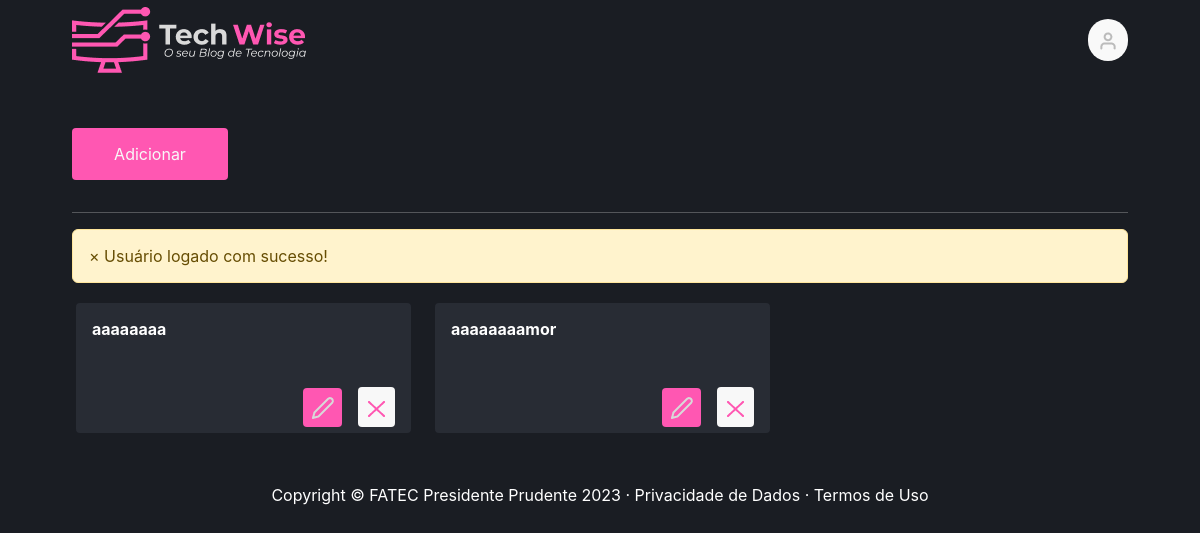
The app's page /category/index (signed in), older data.
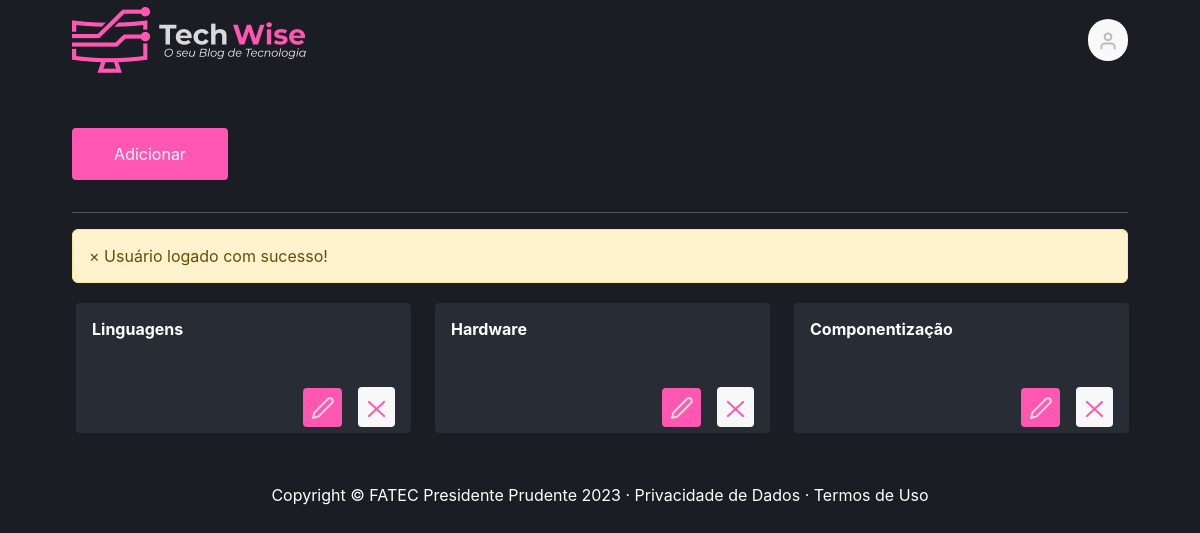
The same page, newer data.
### tables this page shows
CREATE TABLE `category` (
  `idCategory` int(11) NOT NULL,
  `name` varchar(150) NOT NULL
);

### App/Controllers/CategoryController.php (called while the page is built, shortened)
<?php
class CategoryController extends Controller
{
    public function index()
    {
        $categoryDao = new CategoryDAO();
        self::setViewParam('listCategory', $categoryDao->listar());
        $this->render('/category/index');
    }
}

### index.php (called while the page is built, shortened)
<?php
try {
    $app = new App();
    $app->run();
}catch (\Exception $e){
    $oError = new Erro($e);
    $oError->render();
}

### App/Lib/Sessao.php (called while the page is built, shortened)
<?php
class Sessao
{
    public static function retornaMensagem(){
        return (isset($_SESSION['mensagem'])) ? $_SESSION['mensagem'] : "";
    }
}

### App/Models/DAO/BaseDAO.php (called while the page is built, shortened)
<?php
abstract class BaseDAO
{
    private $conexao;
    public function __construct()
    {
        $this->conexao = Conexao::getConnection();
    }
    public function select($sql)
    {
        if(!empty($sql))
        {
            return $this->conexao->query($sql);
        }
    }
}

### App/Lib/Conexao.php (called while the page is built, shortened)
<?php
class Conexao
{
    public static function getConnection() {
        $pdoConfig  = DB_DRIVER . ":". "host=" . DB_HOST . ";";
        $pdoConfig .= "dbname=".DB_NAME.";";
        try {
            if(!isset($conn)){
                $conn =  new PDO($pdoConfig, DB_USER, DB_PASSWORD);
                $conn->setAttribute(PDO::ATTR_ERRMODE, PDO::ERRMODE_EXCEPTION);
            }
            return $conn;
        } catch (PDOException $e) {
            throw new Exception("Erro de conexão com o banco de dados. ($e)",500);
        }
    }
}

### App/Models/DAO/CategoryDAO.php (called while the page is built, shortened)
<?php
class CategoryDAO extends BaseDAO
{
    public function listar ()
    {
        $resultado = $this->select("SELECT * FROM category");
        return $resultado->fetchAll(\PDO::FETCH_CLASS, Category::class);
    }
    }

### App/Models/Entidades/Category.php (called while the page is built, shortened)
<?php
class Category
{
    private int $idCategory;
    private string $name;
	public function getIdCategory(): int {
		return $this->idCategory;
	}
	public function getName(): string {
		return $this->name;
	}
}

### App/Views/category/index.php (the view)
<div class="container">
    <div class="row">
        <br />
        <div class="col-md-2 mt-5">
            <a href="http://<?php echo APP_HOST; ?>/category/cadastro" class="buttonSubmit"><span class="glyphicon glyphicon-plus" aria-hidden="true"></span> Adicionar</a>
        </div>
        <div class="col-md-12">
            <hr>
            <?php if ($Sessao::retornaMensagem()) { ?>
                <div class="alert alert-warning" role="alert">
                    <a href="" class="close" data-dismiss="alert" aria-label="close">&times;</a>
                    <?= $Sessao::retornaMensagem() ?>
                    <br>
                </div>
            <?php } ?>
            <?php if (!count($viewVar['listCategory'])) { ?>
                <div class="alert alert-info" role="alert">Nenhum fornecedor encontrado</div>
            <?php } else { ?>
                <?php foreach ($viewVar['listCategory'] as $category) { ?>
                <div class="containerCategory">
                    <div class="col-md-3 m-1 card-category">
                        <strong><?= $category->getName() ?></strong>
                        <div class="d-flex justify-content-end gap-3 align-items-end mt-5">
                            <a href="http://<?= APP_HOST ?>/category/edicao/<?= $category->getIdCategory() ?>" class="editar">
                                <img src="http://<?php echo APP_HOST; ?>/public/icons/pencil.png" alt="editar" />
                            </a>
                            <a href="http://<?= APP_HOST ?>/category/exclusao/<?= $category->getIdCategory() ?>" class="excluir">
                                <img src="http://<?php echo APP_HOST; ?>/public/icons/x.png" alt="apagar" />
                            </a>
                        </div>
                    </div>
                    <?php } ?>
            <?php } ?>
                </div>
        </div>
    </div>
</div>

### App/App.php (shortened to what this page needs)
<?php
class App
{
    private $controller;
    private $action;
    private $params;
    public  $controllerName;
    public function getControllerName()
    {
        return $this->controllerName;
    }
    public function run()
    {
        if ($this->controller) {
            $this->controllerName = ucwords($this->controller) . 'Controller';
            $this->controllerName = preg_replace('/[^a-zA-Z]/i', '', $this->controllerName);
        } else {
            $this->controllerName = "UserController";
        }
        $this->action           = preg_replace('/[^a-zA-Z]/i', '', $this->action);
        $objetoController = new $nomeClasse($this);
        if (method_exists($objetoController, $this->action)) {
            $objetoController->{$this->action}($this->params);
            return;
        } else if (!$this->action && method_exists($objetoController, 'index')) {
            $objetoController->index($this->params);
            return;
        } else {
            throw new Exception("Nosso suporte já esta verificando desculpe!", 500);
        }
        throw new Exception("Página não encontrada.", 404);
    }
    public function url () {
        if ( isset( $_GET['url'] ) ) {
            $path = $_GET['url'];
            $path = rtrim($path, '/');
            $path = filter_var($path, FILTER_SANITIZE_URL);
            $path = explode('/', $path);
            $this->controller  = $this->verificaArray( $path, 0 );
            $this->action      = $this->verificaArray( $path, 1 );
        }
    }
    private function verificaArray ( $array, $key ) {
        if ( isset( $array[ $key ] ) && !empty( $array[ $key ] ) ) {
            return $array[ $key ];
        }
        return null;
    }
}

### App/Controllers/Controller.php (shortened to what this page needs)
<?php
abstract class Controller
{
    private $viewVar;
    public function render($view)
    {
        $viewVar = $this->getViewVar();
        if ($view != "/user/login"  && $view != "/user/cadastro") {
            require_once PATH . '/App/Views/layouts/header.php';
            require_once PATH . '/App/Views/layouts/menu.php';
            require_once PATH . '/App/Views/' . $view . '.php';
            require_once PATH . '/App/Views/layouts/footer.php';
        }else {
            require_once PATH . '/App/Views/layouts/header.php';
            require_once PATH . '/App/Views/' . $view . '.php';
        }
    }
    public function getViewVar()
    {
        return $this->viewVar;
    }
    public function setViewParam($varName, $varValue)
    {
        if ($varName != "" && $varValue != "") {
            $this->viewVar[$varName] = $varValue;
        }
    }
}

### App/Views/layouts/header.php (shortened to what this page needs)
<!DOCTYPE html>
<html lang="pt">
<head>
    <link href="https://cdn.jsdelivr.net/npm/bootstrap@5.3.0-alpha2/dist/css/bootstrap.min.css" rel="stylesheet">
    <link rel="stylesheet" href="https://cdn.jsdelivr.net/npm/bootstrap-icons@1.5.0/font/bootstrap-icons.css">
    <link href="http://<?php echo APP_HOST; ?>/public/css/style.css" rel="stylesheet">
</head>
<body>

### App/Views/layouts/menu.php (shortened to what this page needs)
<?php if(!isset($_SESSION["loggedin"]) || !$_SESSION["loggedin"]){ ?>
                    <li <?php if($viewVar['nameController'] == "UserController") { ?> class="active" <?php } ?>>
                        <a class="nav-link" href="http://<?= APP_HOST.'/' ?>">
                    </li>
                <?php } else { ?>
<header class="headerContainer">
  <div class="headerContent">
    <a href="http://<?php echo APP_HOST; ?>/home">
      <img src=" http://<?php echo APP_HOST; ?>/public/icons/logo.png" alt="Logo" />
    </a>
    <div class="container-popover">
      <div class="popover-trigger">
        <button class="popover-btn">
          <img src="http://<?php echo APP_HOST; ?>/public/icons/user.png" alt="user" />
        </button>
      </div>
      <?php
}
?>
    </div>
  </div>
</header>

### App/Views/layouts/footer.php (shortened to what this page needs)
<footer class="text-center text-white my-5" >
    <p>Copyright  &copy; FATEC Presidente Prudente <?= date('Y'); ?> &middot; <a class="text-white" href="#">Privacidade de Dados</a> &middot; <a class="text-white" href="#">Termos de Uso</a></p>
</footer>
</body>
</html>

### public/css/style.css (style rules this page uses)
html { position: relative; min-height: 100%; }
* { box-sizing: border-box; margin: 0; padding: 0; }
.headerContainer { height: 5rem; }
.headerContent { max-width: 1120px; height: 5rem; margin: 0 auto; padding: 0 2rem; display: flex; justify-content: space-between; align-items: center; }
.container-popover { position: relative; }
.popover-trigger { position: relative; display: inline-block; }
.popover-btn { background-color: #f9f9f9; border: none; padding: 10px; border-radius: 99999px; }
.container { max-width: 1120px; margin: 0 auto; padding: 0 2rem; }
body { background: #1a1d23 !important; color: #fff; }
body, input, textarea, select, button { font: 400 1rem "Inter", sans-serif; }
button { cursor: pointer; }
a { color: inherit; text-decoration: none; }
.buttonSubmit { color: #F8F8F8; padding: 1rem; border-radius: 4px; display: flex; align-items: center; justify-content: center; background: #FF57B2; outline: 0; border: 0; margin-bottom: 1rem; }
.containerCategory { display: grid; grid-template-columns: repeat(3, 1fr); gap: 1rem; }
.card-category { padding: 1rem; border-radius: 4px; background-color: #282C34; width: 335px; height: 130px; }
.card-category a { padding: 8px; border-radius: 4px; }
.card-category a.editar { background-color: #FF57B2; }
.card-category a.excluir { background-color: #F8F8F8; padding: 10px; }

Row changes from the older to the newer data that the page shows:
removed category: name "aaaaaaaa"
removed category: name "aaaaaaaamor"
added category: name "Linguagens"
added category: name "Hardware"
added category: name "Componentização"
